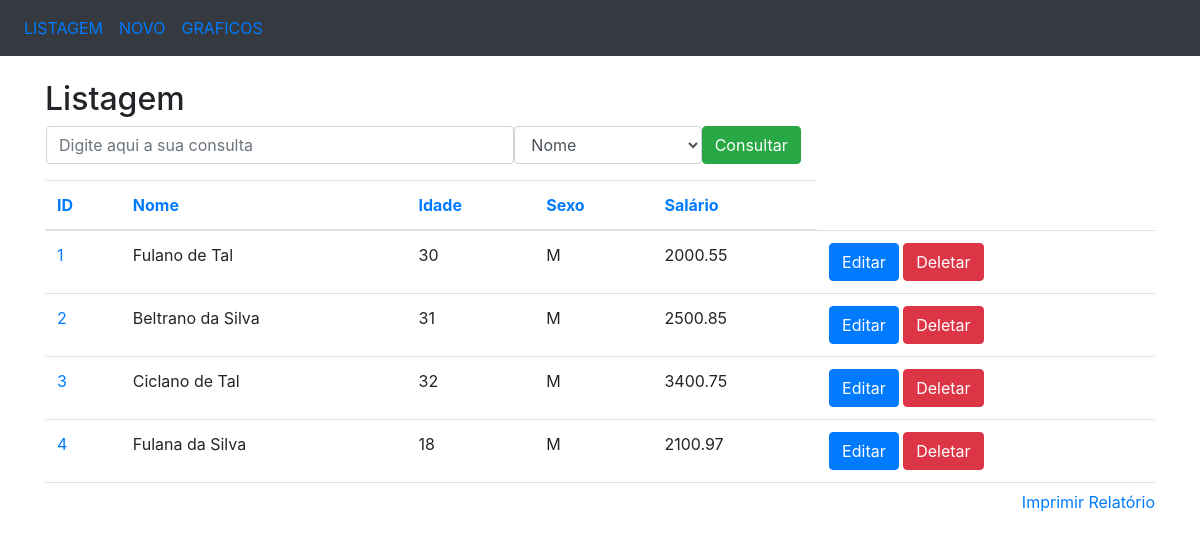
The page /listagem on the database as committed earlier.
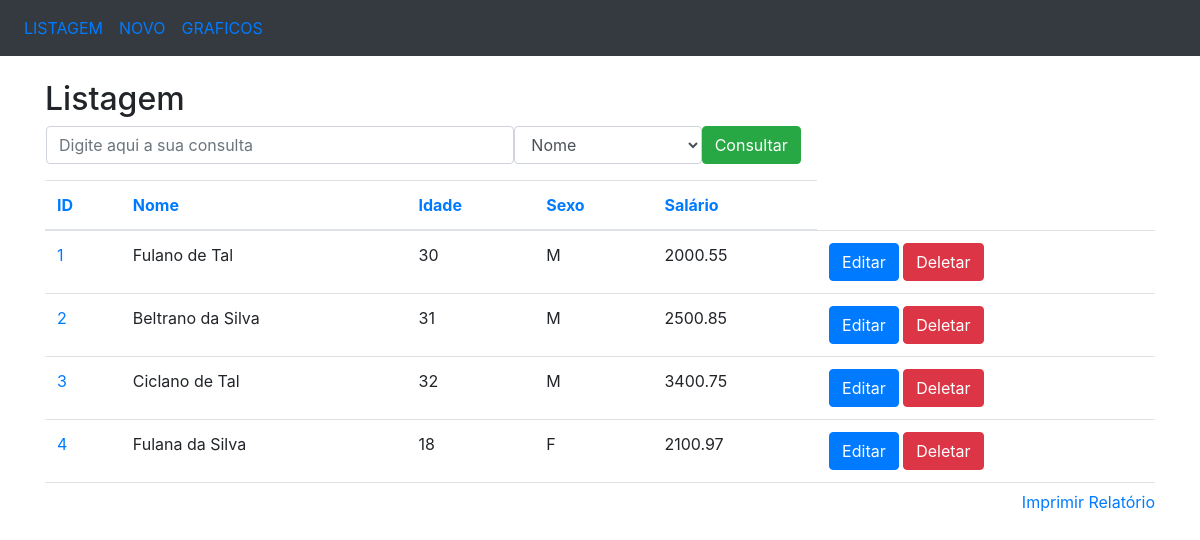
The same page on the database as committed later.
### app/models/tables.py (models this page shows, shortened)
class Pessoa(db.Model):
	__tablename__ = 'pessoas'
	id = db.Column(db.Integer, primary_key=True)
	nome = db.Column(db.String(50), nullable=False)
	idade = db.Column(db.Integer)
	sexo = db.Column(db.String(1))
	salario = db.Column(db.Float)

### app/controllers/default.py (the view)
@app.route('/')
@app.route('/listagem')
def listagem():
	pessoas = Pessoa.query.all()
	return render_template('listagem.html', pessoas=pessoas, ordem='id')

### app/templates/listagem.html (shortened to what this page needs)
<!DOCTYPE html>
<html>
<head>
	<link rel="stylesheet" href="https://maxcdn.bootstrapcdn.com/bootstrap/4.3.1/css/bootstrap.min.css">
</head>
<body>
	<nav class="navbar navbar-expand-sm bg-dark">
		<ul class="navbar-nav">
			<li class="nav-item">
				<a class="nav-link" href="/listagem">LISTAGEM</a>
			</li>
			<li class="nav-item">
				<a class="nav-link" href="/insercao">NOVO</a>
			</li>
			<li class="nav-item">
				<a class="nav-link" href="/graficos">GRAFICOS</a>
			</li>
		</ul>
	</nav>
	<br>
	<div class="container">
		<h2>Listagem</h2>
		<form action="/consulta" method="POST" name="frm_consulta" class="ml-3">
			<div class="form-group">
				<div class="row">
					<input type="text" class="form-control col-md-5" name="consulta"
					placeholder="Digite aqui a sua consulta">
					<select class="form-control col-md-2" name="campo">
						<option value="nome">Nome</option>
					</select>
					<button type="submit" class="btn btn-success">Consultar</button>
				</div>
			</div>
		</form>
		<div style="overflow: scroll; height: 310px; width: 100%;" align="center">
			<table class="table">
				<thead>
					<tr>
						<th><a href="/ordenacao/id/{{ordem}}">ID</a></th>
						<th><a href="/ordenacao/nome/{{ordem}}">Nome</a></th>
						<th><a href="/ordenacao/idade/{{ordem}}">Idade</a></th>
						<th><a href="/ordenacao/sexo/{{ordem}}">Sexo</a></th>
						<th><a href="/ordenacao/salario/{{ordem}}">Salário</a></th>
					</tr>
				</thead>
				<tbody>
					{% for pessoa in pessoas %}
						<tr>
							<td nowrap="true">
								<a href="/selecao/{{pessoa.id}}">{{pessoa.id}}</a>
							</td>
							<td nowrap="true">{{pessoa.nome}}</td>
							<td nowrap="true">{{pessoa.idade}}</td>
							<td nowrap="true">{{pessoa.sexo}}</td>
							<td nowrap="true">{{pessoa.salario}}</td>
							<td>
								<a href="/edicao/{{pessoa.id}}"
								class="btn btn-primary" role="button">
									Editar
								</a>
								<a href="/delecao/{{pessoa.id}}"
								class="btn btn-danger" role="button">
									Deletar
								</a>
							</td>
						</tr>
					{% endfor %}
				</tbody>
			</table>
		</div>
		<a href="#" style="float: right;" onclick="relatorio()">Imprimir Relatório</a>
	</div>
</body>
</html>

Rows that differ between the two databases and show on the page:
changed Pessoa "Fulana da Silva": sexo "M" → "F"
